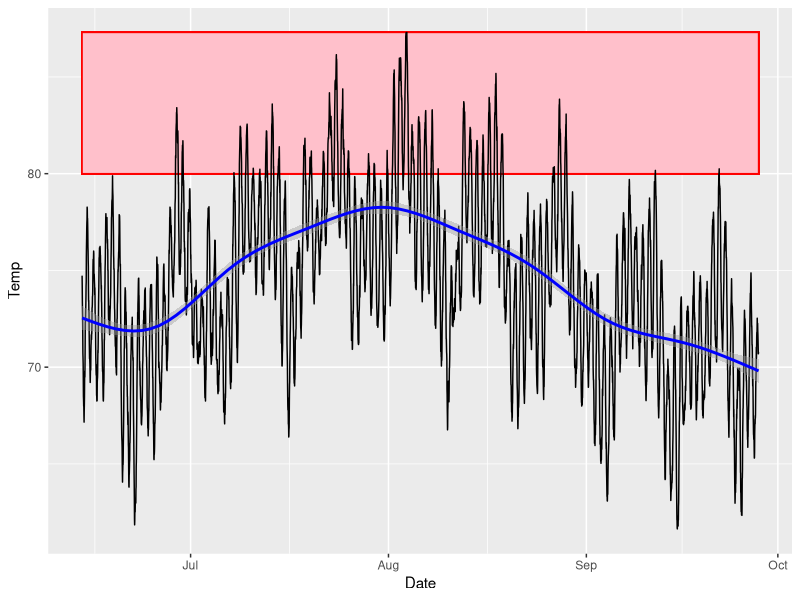

Source code (R):
## ---- chunk 1
knitr::opts_chunk$set(echo = TRUE, message = FALSE, warning = FALSE)
## ---- chunk 2
library(readxl)
library(dplyr)
library(ggplot2)
## ---- chunk 3
set.seed(42)

# Match time range and 30-minute sampling interval of the original data
start_date <- as.POSIXct("2025-06-14 00:00:00")
end_date <- as.POSIXct("2025-09-27 23:30:00")
dates <- seq(from = start_date, to = end_date, by = "30 mins")
n <- length(dates)

# Temporal indicators
hours_from_start <- as.numeric(difftime(dates, start_date, units = "hours"))
days <- hours_from_start / 24
hour_of_day <- as.numeric(format(dates, "%H")) + as.numeric(format(dates, "%M")) / 60

# 1. Multi-day weather fronts and seasonal trend (mean ~74.3°F, range ~62-82°F)
baseline_trend <- 74.3 +
  3.8 * sin(2 * pi * (days - 20) / 110) + # broad summer seasonal arc
  3.2 * sin(2 * pi * days / 12) +         # ~12-day weather cycles
  1.8 * cos(2 * pi * days / 5)            # ~5-day short weather oscillations

# 2. Daily diurnal cycle (trough ~8:30 AM, peak ~5:30 PM, daily amplitude ~3.7°F)
diurnal_cycle <- 3.7 * sin(2 * pi * (hour_of_day - 13.5) / 24)

# 3. Day-to-day variation in daily range
day_index <- floor(days) + 1
amplitude_mod <- rnorm(max(day_index), mean = 1, sd = 0.2)[day_index]

# 4. Short-term autocorrelated noise (AR(1))
noise <- as.numeric(arima.sim(model = list(ar = 0.92), n = n, sd = 0.35))

# Assemble simulated data frame
sim_calwt <- data.frame(
  Date = dates,
  Temp = round(baseline_trend + (diurnal_cycle * amplitude_mod) + noise, 2)
)
## ---- chunk 4
summary(sim_calwt)
## ---- chunk 5
ggplot(sim_calwt) +
  aes(Date, Temp, ymin = 80, ymax = max(Temp), xmax = max(Date), xmin = min(Date)) +
  geom_rect(col = "red", fill = "pink") +
  geom_line() +
  geom_smooth(col = "blue")
